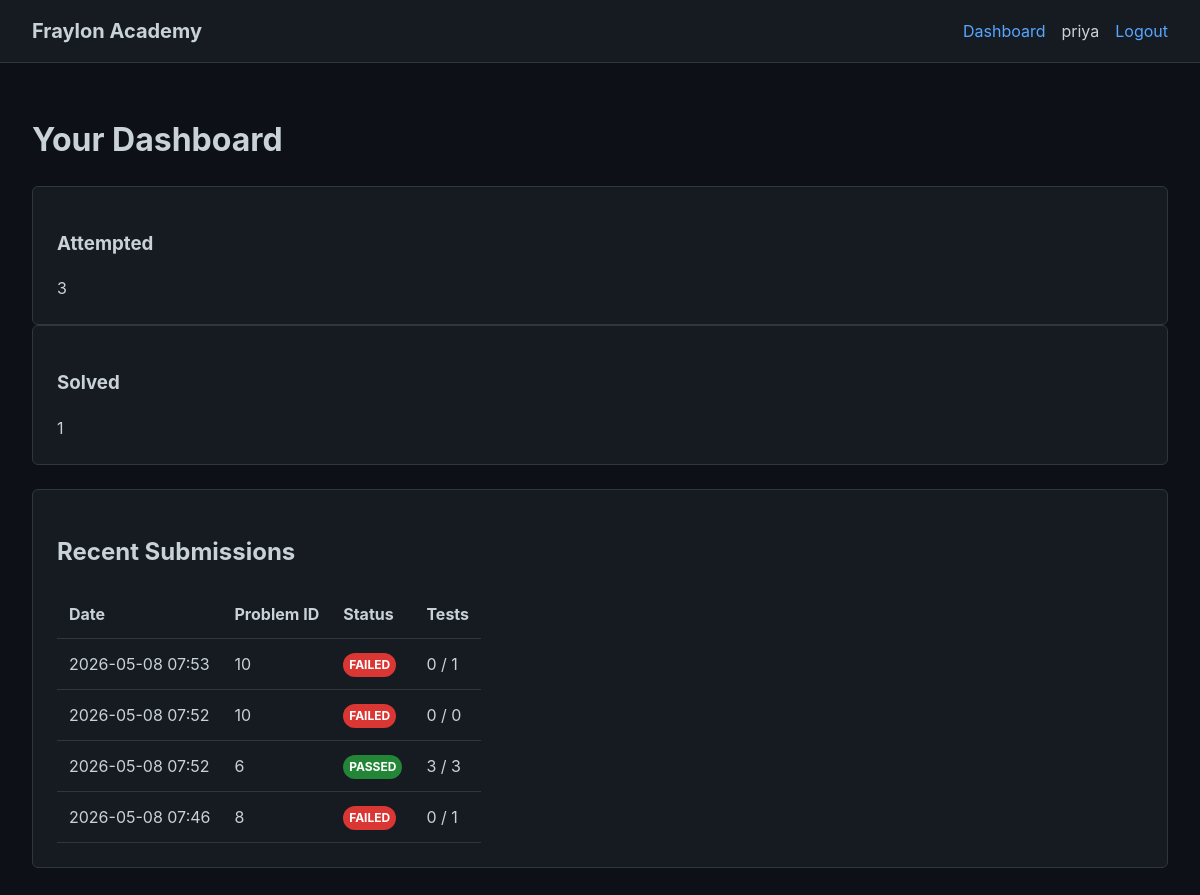
The page /dashboard (signed in) on the database its author committed.
### models.py (models this page shows)
class User(UserMixin, db.Model):
    id = db.Column(db.Integer, primary_key=True)
    email = db.Column(db.String(120), unique=True, nullable=False)
    password = db.Column(db.String(200), nullable=False)
    name = db.Column(db.String(100))

class Submission(db.Model):
    id = db.Column(db.Integer, primary_key=True)
    user_id = db.Column(db.Integer, db.ForeignKey('user.id'))
    problem_id = db.Column(db.Integer, db.ForeignKey('problem.id'))
    code = db.Column(db.Text)
    passed = db.Column(db.Boolean, default=False)
    tests_passed = db.Column(db.Integer, default=0)
    tests_failed = db.Column(db.Integer, default=0)
    raw_output = db.Column(db.Text)            # Raw check50 terminal output — never trim this
    submitted_at = db.Column(db.DateTime, default=db.func.now())

### app.py (the view)
@app.route('/dashboard')
@login_required
def dashboard():
    submissions = Submission.query.filter_by(user_id=current_user.id).order_by(Submission.submitted_at.desc()).all()
    attempted = len(set(s.problem_id for s in submissions))
    solved = len(set(s.problem_id for s in submissions if s.passed))
    return render_template('dashboard.html', submissions=submissions, attempted=attempted, solved=solved)

### app.py (called while the page is built)
@login_manager.user_loader
def load_user(user_id):
    return User.query.get(int(user_id))

### templates/dashboard.html
{% extends "base.html" %}
{% block content %}
<div class="dashboard">
    <h1>Your Dashboard</h1>
    <div class="stats-grid">
        <div class="card stat-card">
            <h3>Attempted</h3>
            <div class="stat-value">{{ attempted }}</div>
        </div>
        <div class="card stat-card">
            <h3>Solved</h3>
            <div class="stat-value">{{ solved }}</div>
        </div>
    </div>
    <div class="card mt-4">
        <h2>Recent Submissions</h2>
        {% if submissions %}
        <table class="table">
            <thead>
                <tr>
                    <th>Date</th>
                    <th>Problem ID</th>
                    <th>Status</th>
                    <th>Tests</th>
                </tr>
            </thead>
            <tbody>
                {% for sub in submissions %}
                <tr>
                    <td>{{ sub.submitted_at.strftime('%Y-%m-%d %H:%M') }}</td>
                    <td>{{ sub.problem_id }}</td>
                    <td>
                        <span class="badge badge-{{ 'pass' if sub.passed else 'fail' }}">
                            {{ 'PASSED' if sub.passed else 'FAILED' }}
                        </span>
                    </td>
                    <td>{{ sub.tests_passed }} / {{ sub.tests_passed + sub.tests_failed }}</td>
                </tr>
                {% endfor %}
            </tbody>
        </table>
        {% else %}
        <p>No submissions yet.</p>
        {% endif %}
    </div>
</div>
{% endblock %}

### templates/base.html (shortened to what this page needs)
<!DOCTYPE html>
<html lang="en">
<head>
    <link rel="stylesheet" href="{{ url_for('static', filename='style.css') }}">
</head>
<body>
    <nav class="navbar">
        <div class="nav-brand"><a href="{{ url_for('index') }}">Fraylon Academy</a></div>
        <div class="nav-links">
            {% if current_user.is_authenticated %}
                <a href="{{ url_for('dashboard') }}">Dashboard</a>
                <span class="user-name">{{ current_user.name }}</span>
                <a href="{{ url_for('logout') }}" class="btn-logout">Logout</a>
            {% else %}
                <a href="{{ url_for('login') }}">Login</a>
                <a href="{{ url_for('register') }}">Register</a>
            {% endif %}
        </div>
    </nav>
    <div class="container">
        {% block content %}{% endblock %}
    </div>
</body>
</html>

### static/style.css (style rules this page uses)
:root { --bg-color: #0d1117; --bg-card: #161b22; --text-main: #c9d1d9; --text-muted: #8b949e; --primary: #58a6ff; --primary-hover: #1f6feb; --border: #30363d; --pass: #238636; --fail: #da3633; }
* { box-sizing: border-box; }
html, body { margin: 0; padding: 0; }
body { background-color: var(--bg-color); color: var(--text-main); font-family: -apple-system, BlinkMacSystemFont, "Segoe UI", Helvetica, Arial, sans-serif; line-height: 1.5; overflow-x: hidden; width: 100%; }
a { color: var(--primary); text-decoration: none; }
.container { max-width: 1200px; margin: 0 auto; padding: 2rem; width: 100%; overflow-x: hidden; }
.navbar { background-color: var(--bg-card); border-bottom: 1px solid var(--border); padding: 1rem 2rem; display: flex; justify-content: space-between; align-items: center; width: 100%; overflow-x: hidden; }
.nav-brand a { font-size: 1.25rem; font-weight: bold; color: var(--text-main); text-decoration: none; }
.nav-links { display: flex; gap: 1rem; align-items: center; }
.card { background-color: var(--bg-card); border: 1px solid var(--border); border-radius: 6px; padding: 1.5rem; overflow: hidden; }
.badge { display: inline-block; padding: 0.25em 0.5em; font-size: 0.75rem; font-weight: bold; border-radius: 2rem; text-transform: uppercase; }
.badge-pass { background-color: var(--pass); color: white; }
.badge-fail { background-color: var(--fail); color: white; }
.mt-4 { margin-top: 1.5rem; }
.table { width: 100%; border-collapse: collapse; display: block; overflow-x: auto; }
.table th, .table td { padding: 0.75rem; text-align: left; border-bottom: 1px solid var(--border); word-wrap: break-word; overflow-wrap: break-word; }

### rows shown on the page
User: name "priya"
Submission: submitted_at "2026-05-08 07:53", problem_id "10", passed "FAILED", tests_passed "0", sub.tests_passed+sub.tests_failed "1"
Submission: submitted_at "2026-05-08 07:52", problem_id "10", passed "FAILED", tests_passed "0", sub.tests_passed+sub.tests_failed "0"
Submission: submitted_at "2026-05-08 07:52", problem_id "6", passed "PASSED", tests_passed "3", sub.tests_passed+sub.tests_failed "3"
Submission: submitted_at "2026-05-08 07:46", problem_id "8", passed "FAILED", tests_passed "0", sub.tests_passed+sub.tests_failed "1"

### other values the page prints
{{ attempted }} "3"
{{ solved }} "1"
